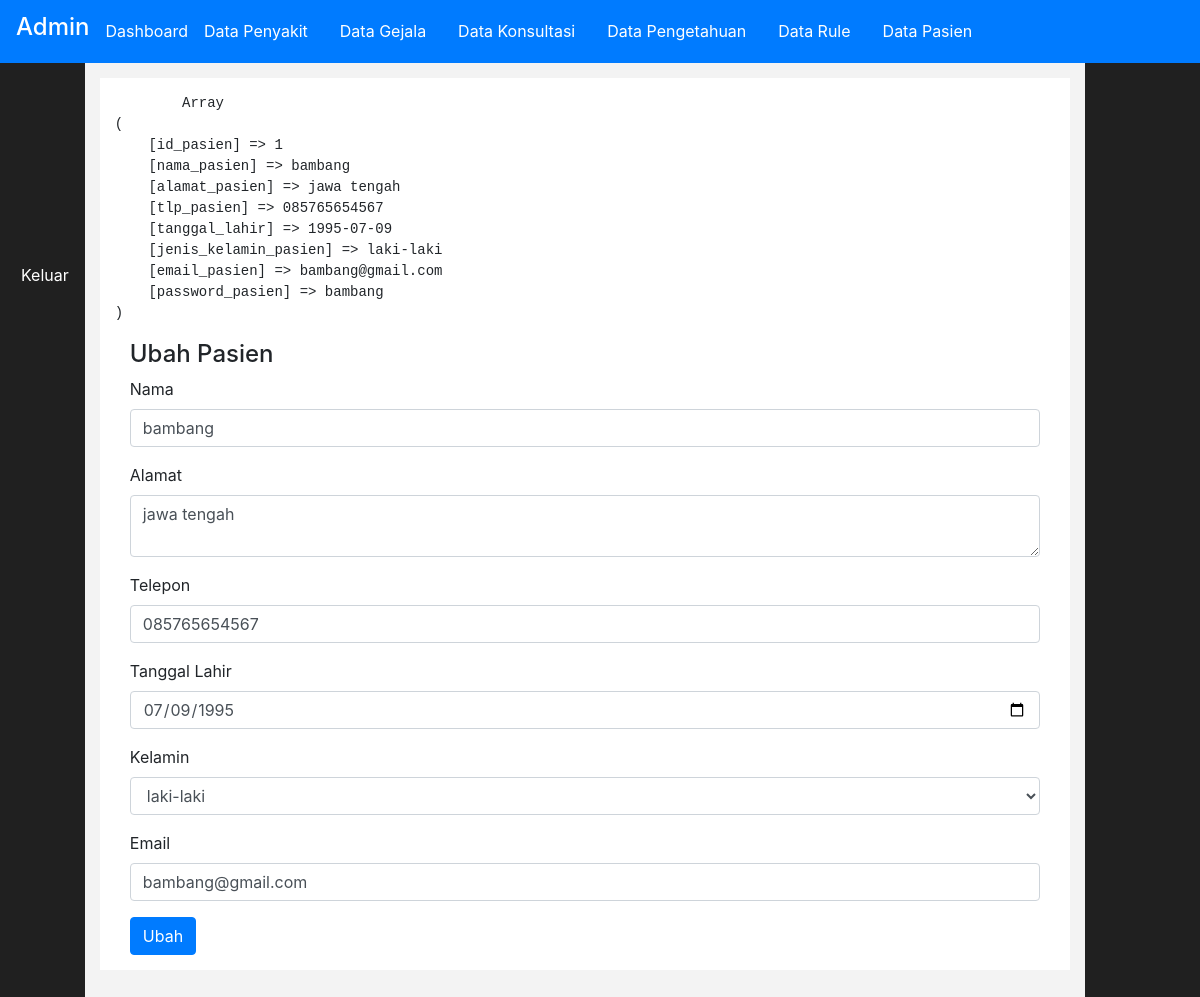
The page /admin/index.php?halaman=ubahpasien&id=1 (signed in) on the database its author committed.
### tables this page shows
CREATE TABLE `pasien` (
  `id_pasien` int(11) NOT NULL,
  `nama_pasien` varchar(50) NOT NULL,
  `alamat_pasien` text NOT NULL,
  `tlp_pasien` varchar(14) NOT NULL,
  `tanggal_lahir` date NOT NULL,
  `jenis_kelamin_pasien` varchar(11) NOT NULL,
  `email_pasien` varchar(50) NOT NULL,
  `password_pasien` varchar(200) NOT NULL
);

### config/class.php (called while the page is built, shortened)
<?php
$mysqli = new mysqli("localhost" , "root" , "" ,"pta-mufti-uji");
 class pasien
 {
 	public $koneksi;
 	function __construct($mysqli)
 	{
 		$this->koneksi = $mysqli;
 	}
 	function ambilpasien($id)
 	{
 		$ambil = $this->koneksi->query("SELECT * FROM pasien WHERE id_pasien='$id'");
 		$data = $ambil->fetch_assoc();
 		return $data;
 	}
 }
 $pasien = new pasien($mysqli);
 ?>

### admin/pasien/ubahpasien.php (the view, shortened to what this page needs)
<?php $id = $_GET['id']; ?>
<?php $ambilpasien = $pasien->ambilpasien($id); ?>
<pre>
	<?php print_r($ambilpasien); ?>
</pre>
<div class="container">
	<h4>Ubah Pasien</h4>
	<form method="post">
		<div class="form-group">
			<label>Nama</label>
			<input type="text" class="form-control" name="nama" value="<?php echo $ambilpasien['nama_pasien'] ?>">
		</div>
		<div class="form-group">
			<label>Alamat</label>
			<textarea class="form-control" name="alamat"><?php echo $ambilpasien['alamat_pasien'] ?></textarea>
		</div>
		<div class="form-group">
			<label>Telepon</label>
			<input type="text" class="form-control" name="tlp" value="<?php echo $ambilpasien['tlp_pasien'] ?>">
		</div>
		<div class="form-group">
			<label>Tanggal Lahir</label>
			<input type="date" class="form-control" name="tgl" value="<?php echo $ambilpasien['tanggal_lahir'] ?>">
		</div>
		<div class="form-group">
			<label>Kelamin</label>
			<select name ="kelamin" class="form-control" value="<?php echo $ambildata['jenis_kelamin_pasien'] ?>">
				<option value="laki-laki">laki-laki</option>
			</select>
		</div>
		<div class="form-group">
			<label>Email</label>
			<input type="email" class="form-control" name="email" value="<?php echo $ambilpasien['email_pasien'] ?>">
		</div>
		<button class="btn btn-primary" type ="submit" name="ubah">Ubah</button>
	</form>
</div>

### rows shown on the page
pasien: nama "bambang", alamat "jawa tengah", tlp "085765654567", tgl "07/09/1995", email "bambang@gmail.com"
